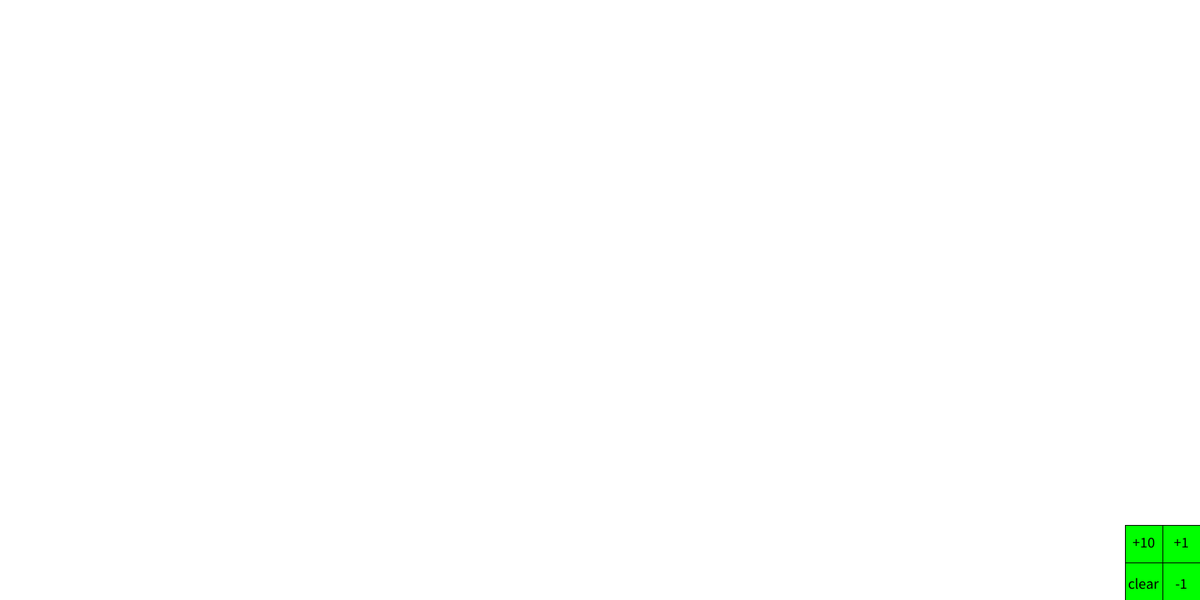
Frame 1 (no input)
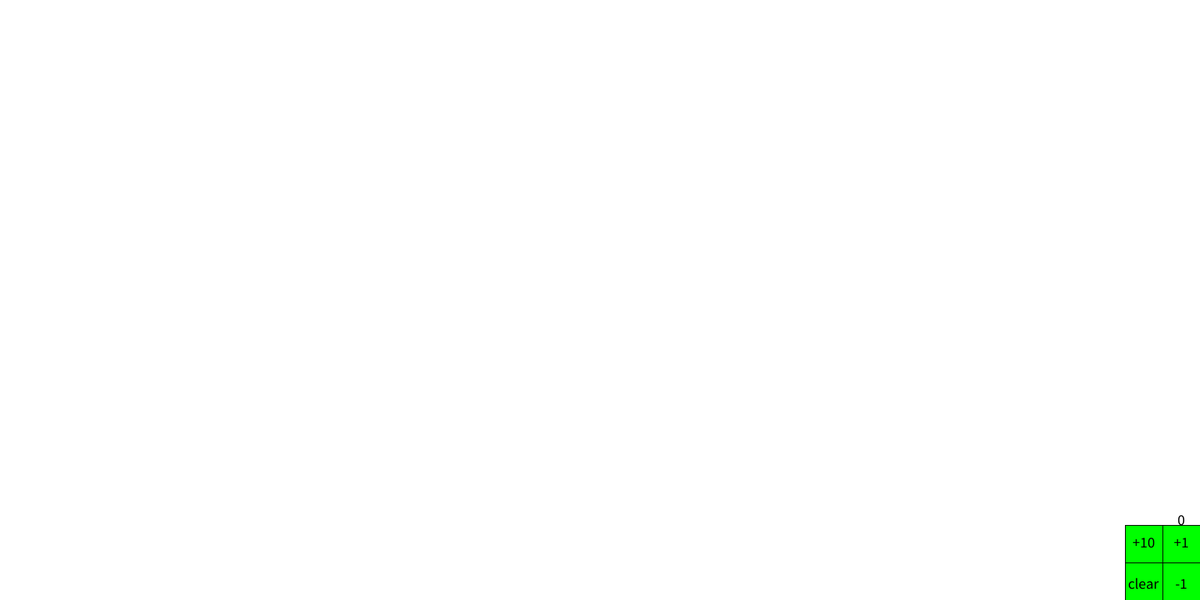
Frame 60 (the mouse pressed at the canvas centre just before this capture)
Frame 120 (the mouse held since frame 60 and released just before this capture): identical to frame 60, image omitted

The Processing sketch that drew these frames (run headless with seeded random() and noise(); from frame 60 on, the mouse is pressed at the canvas centre):

// Processing sketch: Creature
// ── Creature.pde
//Rover Vos S2161702 //<>//

static final int FOXES = 50;
Fox[] foxes = new Fox[FOXES];
int foxesCreated = 0;
counter Counter = new counter();



void setup() {
  frameRate(120);
  size(1600, 800);
  smooth();
  for (int i=0; i<FOXES; i++) {
    foxes[i] = new Fox();
  }
}

void mouseClicked() {
  if (foxesCreated > 0 && mouseX < 1600 && mouseX > 1550 && mouseY < 800 && mouseY > 750) {
    foxesCreated--;
  }

  if (foxesCreated < foxes.length && mouseX < 1600 && mouseX > 1550 && mouseY < 750 && mouseY > 700) {
    foxesCreated++;
  }
  if (foxesCreated > 0 && mouseX < 1550 && mouseX > 1500 && mouseY < 800 && mouseY > 750) {
    foxesCreated=0;
  }
  if (foxesCreated < foxes.length && mouseX < 1550 && mouseX > 1500 && mouseY < 750 && mouseY > 700 && foxesCreated > 40) {
    foxesCreated = foxesCreated + 50-foxesCreated;
  } 
  if (foxesCreated < foxes.length && mouseX < 1550 && mouseX > 1500 && mouseY < 750 && mouseY > 700){
    foxesCreated=foxesCreated+10;
  }
}
void draw() {

  background(255);
  for (int i=0; i < foxesCreated; i++) {
    foxes[i].display();
  }
  Counter.display();
}

// ── Fox.pde
colorFox ColorFox = new colorFox();

float M;
float maxOffsetX = width - 110*M;
float maxOffsetY = height - 120*M;
float minOffsetX = 110*M;
float minOffsetY = 110*M;
float beginX=random(minOffsetX, maxOffsetX) - 40*M;
float beginY=random(minOffsetY, maxOffsetY) - 40*M;



int timer = millis();

class Fox {

  void display() { 
    ColorFox.colorDisplay();
    strokeWeight(5*M);
    float coord1x = beginX; float coord2x = beginX-M*40; float coord3x = beginX-M*40; float coord4x = beginX-M*60; float coord5x = beginX+M*40; float coord6x = beginX+M*140; float coord7x = beginX+M*120; float coord8x = beginX+M*120; float coord9x = beginX+M*80;
    float coord1y = beginY; float coord2y = beginY-M*40; float coord3y = beginY+M*40; float coord4y = beginY+M*60; float coord5y = beginY+M*160; float coord6y = beginY+M*60; float coord7y = beginY+M*40; float coord8y = beginY-M*40; float coord9y = beginY;
    
    noFill();
    beginShape();
    vertex(coord1x, coord1y);
    vertex(coord2x, coord2y);
    vertex(coord3x, coord3y);
    vertex(coord4x, coord4y);
    vertex(coord5x, coord5y);
    vertex(coord6x, coord6y);
    vertex(coord7x, coord7y);
    vertex(coord8x, coord8y);
    vertex(coord9x, coord9y);
    vertex(coord1x, coord1y);
    vertex(coord3x, coord3y);
    vertex(coord5x, coord5y);
    vertex(coord7x, coord7y);
    vertex(coord9x, coord9y);
    endShape();
    
  }
}

// ── colorFox.pde

class colorFox {
  float colorr = 125; 
  float colorg = 125;
  float colorb = 125;
  float alpha = 125;
  float lEyeX  = beginX; 
  float rEyeX  = beginX+M*80; 
  float lEyeY  = beginY+M*40; 
  float rEyeY  = beginY+M*40; 
  void colorDisplay() {
    stroke(colorr, colorg, colorb, alpha);
    //changes the color of the fox smoothly
    if (alpha <= 0 && alpha >=-5) {
      beginX=random(minOffsetX, (maxOffsetX - 40*M));
      beginY=random(minOffsetY, (maxOffsetY - 40*M));
      M = random(.2, 1.5);
    }
    //makes the eyes open and close
    if (alpha >=0 && alpha <=150) {
      //left eye
      noFill();
      arc(lEyeX, lEyeY, M*25, M*35, 0, 1.3*PI, CHORD);

      //right eye
      noFill();
      arc(rEyeX, rEyeY, M*25, M*35, -.3*PI, PI, CHORD);
    } else {
      //sleep left eye
      noFill();
      arc(lEyeX, lEyeY, M*25, M*35, .25*PI, PI);

      //sleep right eye
      noFill();
      arc(rEyeX, rEyeY, M*25, M*35, 0, .75*PI);
    }
    if (millis() - timer>=10) {
      colorr = colorr + random(-5, 5); 
      colorg = colorg + random(-5, 5);
      colorb = colorb + random(-5, 5);
      alpha = alpha + random(0, 3);
      timer=millis();
    }
    //with this the rgb values cant go under 0
    if (colorr < 0 ) {
      colorr = colorr +10;
    }
    if (colorg < 0 ) {
      colorg = colorg +10;
    }
    if (colorb < 0 ) {
      colorb = colorb +10;
    }
    if (alpha < -60 ) {
      alpha = alpha + 50;
    }

    //with this the rgb values cant go over 255
    if (colorr > 255 ) {
      colorr = colorr-10;
    }
    if (colorg > 255 ) {
      colorg = colorg-10;
    }
    if (colorb > 255 ) {
      colorb = colorb-10;
    }
    if (alpha > 255 ) {
      alpha = -50;
    }
  }
}

// ── counter.pde

class counter {
  void display() {
    strokeWeight(1);
    stroke(0);
    textAlign(CENTER);
    textSize(20);
    text(foxesCreated, width-25, height-100);
    fill(0, 255, 0);
    rect(width-50, height-100, 50, 50);
    rect(width-50, height-50, 50, 50);
    rect(width-100, height-50,50,50);
    rect(width-100, height-100, 50, 50);
    fill(0);
    text("+1", width-25, height-70);
    text("+10", width-75, height-70);
    text("-1", width-25, height-15);
    text("clear",width-75,height-15);
  }
}
